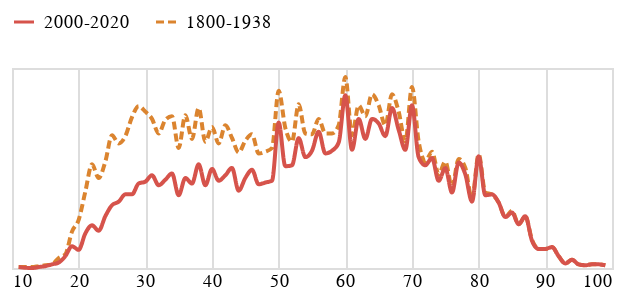

The notebook cell this image was saved under:
### Code cell
tvar1 = alt.Chart(do_grafu_basnici.to_pandas(), width=300, height=100).mark_line(interpolate="monotone").encode(
    alt.X('vek:Q').axis(domain=False, tickSize=0, title=None),
    alt.Y('len:Q').stack('zero').axis(None),
    alt.Color('obdobi:N', sort=['2000-2020','1800-1838'], scale=alt.Scale(range=['#D6534B', '#DB842F']), legend=alt.Legend(title=None, orient="top")),
    alt.StrokeDash('obdobi:N', sort=['2000-2020','1800-1838'], legend=None)
)

tvar1

### Figure 1 — Vega-Lite specification as saved in the notebook (floating-point values rounded to 4 significant figures; data arrays with more than 128 entries replaced by an {"elided": "..."} marker saying what was removed)
{"config": {"title": {"font": "Noticia Text", "fontSize": 12, "anchor": "start", "lineHeight": 19, "fontWeight": "bolder", "subtitleFont": "Noticia Text", "subtitleFontSize": 10, "subtitleLineHeight": 15, "subtitlePadding": 10, "dy": -10}, "axis": {"labelFont": "Asap", "titleFont": "Asap", "fontWeight": "lighter", "titleFontWeight": "lighter", "labelFontSize": 9, "titleFontSize": 9, "labelPadding": 2, "titlePadding": 9, "domainOpacity": 0, "tickColor": "#DCDDD6"}, "legend": {"labelFont": "Asap", "labelFontWeight": "normal", "titleFont": "Asap", "titleFontWeight": "normal", "labelFontSize": 9, "titleFontSize": 9}}, "data": {"name": "data-e5a63abd1230a382f6d68a78c9246aef"}, "mark": {"type": "line", "interpolate": "monotone"}, "encoding": {"color": {"field": "obdobi", "legend": {"orient": "top", "title": null}, "scale": {"range": ["#D6534B", "#DB842F"]}, "sort": ["2000-2020", "1800-1838"], "type": "nominal"}, "strokeDash": {"field": "obdobi", "legend": null, "sort": ["2000-2020", "1800-1838"], "type": "nominal"}, "x": {"axis": {"domain": false, "tickSize": 0, "title": null}, "field": "vek", "type": "quantitative"}, "y": {"axis": null, "field": "len", "stack": "zero", "type": "quantitative"}}, "height": 100, "width": 300, "$schema": "https://vega.github.io/schema/vega-lite/v5.8.0.json", "datasets": {"data-e5a63abd1230a382f6d68a78c9246aef": {"elided": "157 records"}}}
